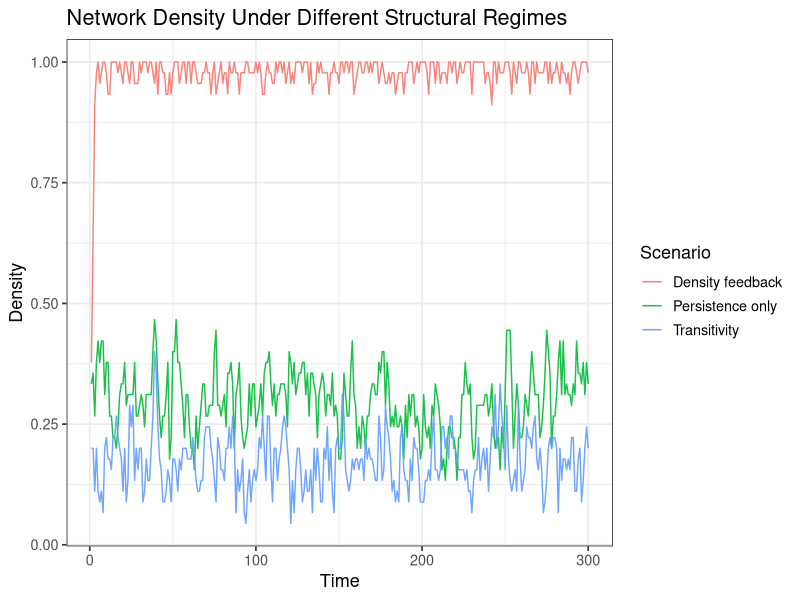
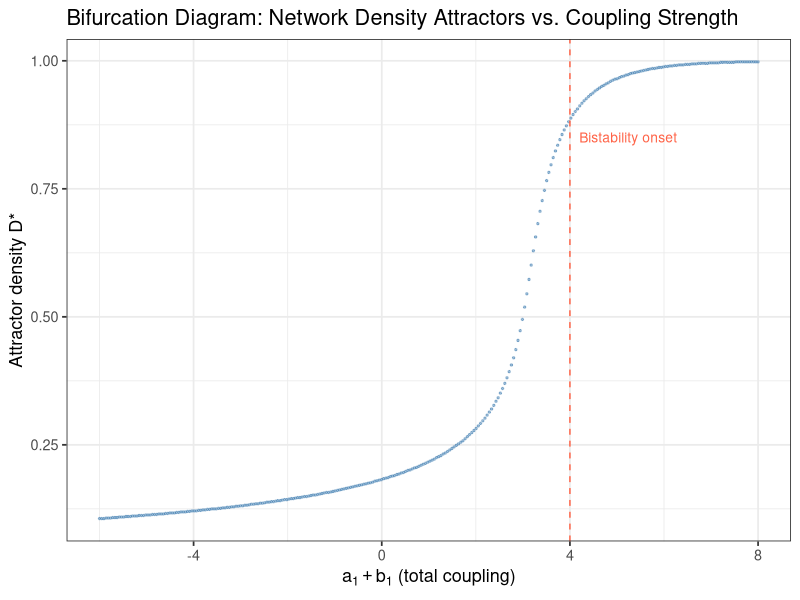
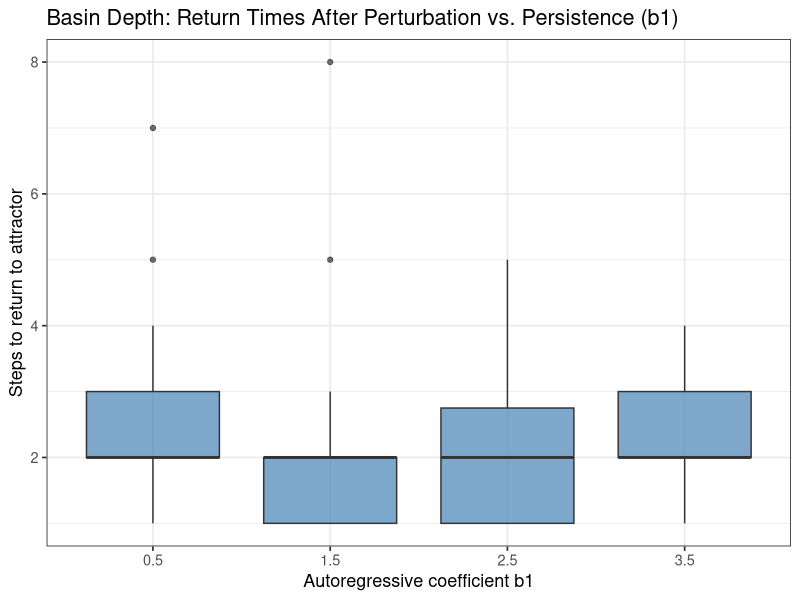
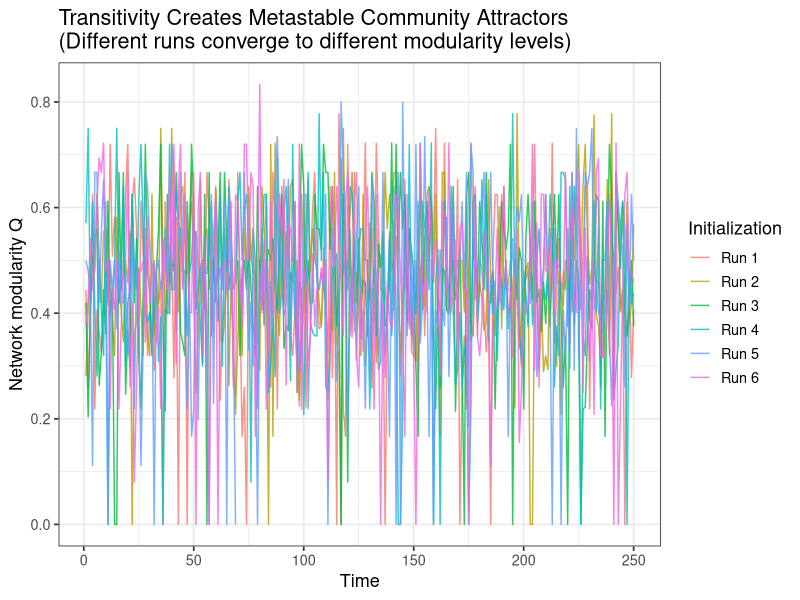
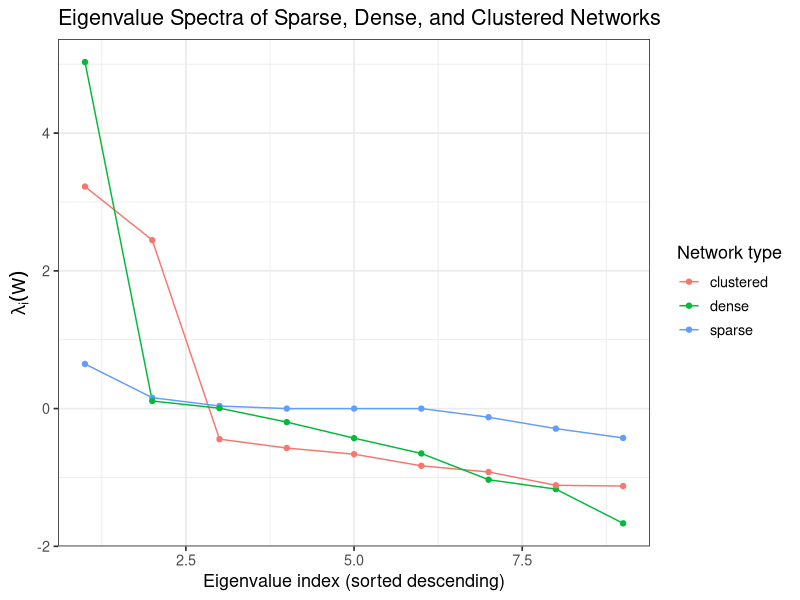
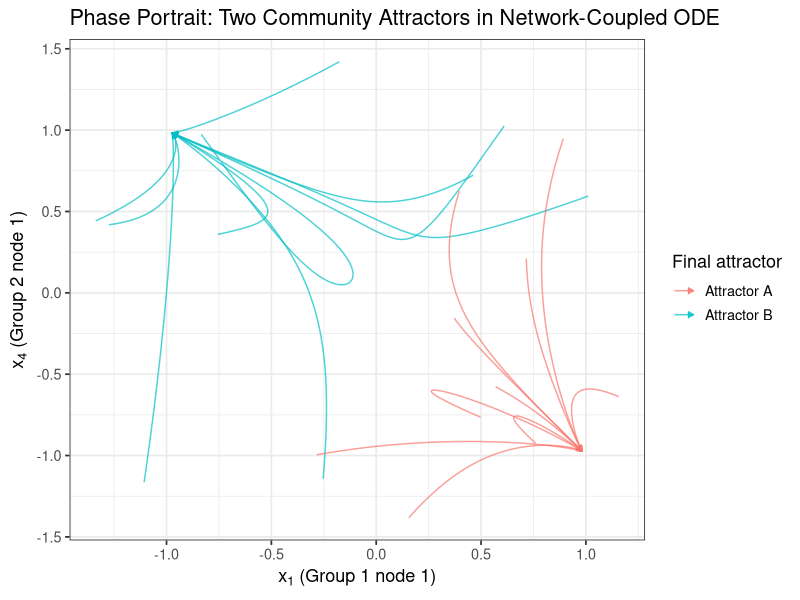
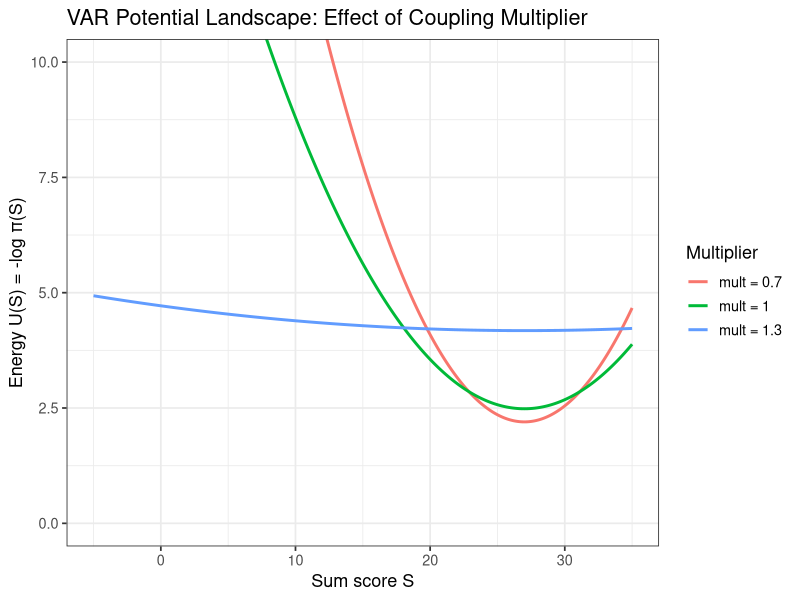
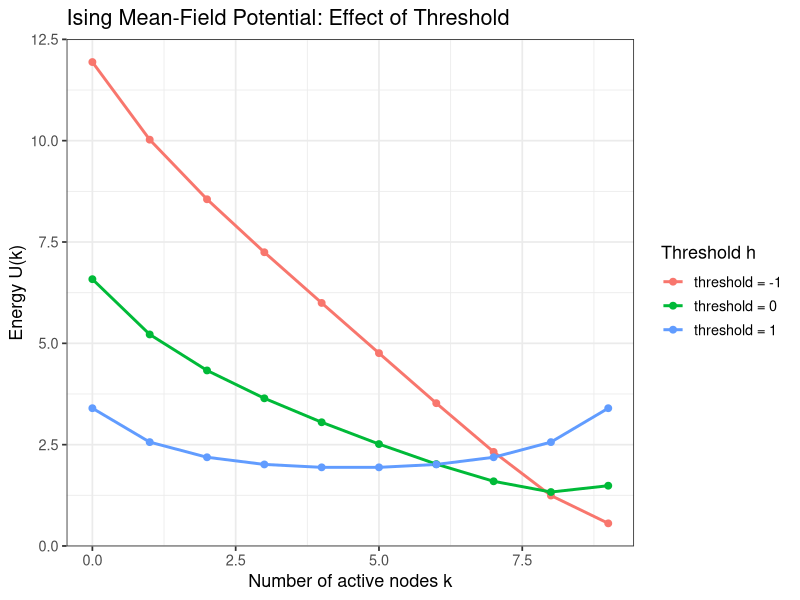

Write R code to recreate these figures, in order.
## ---- chunk 1
# ============================================================
# Section 2: Discrete transition graph and basins
# ============================================================
library(igraph)

set.seed(42)
N <- 6

# Adjacency matrix (signed weights for threshold dynamics)
W <- matrix(runif(N * N, -1, 1), N, N)
diag(W) <- 0

# Threshold activation: node i fires if sum of inputs > 0
threshold_update <- function(state, W) {
  as.integer(W %*% state > 0)
}

# Enumerate all 2^N states
all_states <- as.matrix(expand.grid(rep(list(0:1), N)))
n_states   <- nrow(all_states)

# Build full transition map
trans <- integer(n_states)
for (i in seq_len(n_states)) {
  s_next   <- threshold_update(all_states[i, ], W)
  # Find index of successor state
  trans[i] <- which(apply(all_states, 1, function(r) all(r == s_next)))
}

# Identify attractors by following chains until a cycle
find_attractor <- function(start, trans) {
  visited <- integer(0)
  current <- start
  while (!(current %in% visited)) {
    visited <- c(visited, current)
    current <- trans[current]
  }
  return(current)  # first state revisited = attractor entry
}

attractor_of <- sapply(seq_len(n_states), find_attractor, trans = trans)

# Count basin sizes
basin_sizes <- table(attractor_of)
cat("Attractors (state indices) and basin sizes:\n")
print(basin_sizes)

# Decode attractors back to binary configurations
attr_states <- as.integer(names(basin_sizes))
cat("\nAttractor configurations (each row = one attractor state):\n")
print(all_states[attr_states, ])
## ---- chunk 2
# ============================================================
# Section 3: Dynamic network simulation (AR + density + transitivity)
# ============================================================
library(ggplot2)
library(reshape2)

set.seed(123)
N <- 10      # nodes
T <- 300     # time steps

# Model parameters (three scenarios)
scenarios <- list(
  # Scenario A: only persistence (deep basins, low transition rate)
  list(a0 = -2.0, a1 = 0.0, b1 = 3.0, c = 0.0, label = "Persistence only"),
  # Scenario B: positive density feedback (bistability)
  list(a0 = -1.5, a1 = 4.0, b1 = 1.5, c = 0.0, label = "Density feedback"),
  # Scenario C: transitivity (clustered metastable basins)
  list(a0 = -2.0, a1 = 0.0, b1 = 1.5, c = 0.3, label = "Transitivity")
)

sigmoid <- function(z) 1 / (1 + exp(-z))

simulate_dynnet <- function(params, N, T) {
  a0 <- params$a0; a1 <- params$a1
  b1 <- params$b1; c  <- params$c

  X      <- matrix(0, N, N)
  X[upper.tri(X)] <- rbinom(N*(N-1)/2, 1, 0.3)
  X <- X + t(X)  # symmetric undirected network

  density_ts    <- numeric(T)
  clustering_ts <- numeric(T)
  records       <- list()

  for (t in seq_len(T)) {
    D  <- sum(X) / (N * (N - 1))          # global density
    U  <- X %*% X                          # common-neighbor matrix

    # Compute transition probabilities for upper triangle
    eta <- a0 + a1 * D + b1 * X + c * U
    p   <- sigmoid(eta)
    p[lower.tri(p, diag = TRUE)] <- 0      # work on upper tri only

    X_new <- X
    for (i in 1:(N-1)) for (j in (i+1):N) {
      X_new[i, j] <- rbinom(1, 1, p[i, j])
      X_new[j, i] <- X_new[i, j]
    }
    X <- X_new

    density_ts[t]    <- sum(X) / (N * (N - 1))
    clustering_ts[t] <- transitivity(graph_from_adjacency_matrix(X, mode = "undirected"))
  }

  data.frame(time = 1:T, density = density_ts,
             clustering = clustering_ts, scenario = params$label)
}

# Run all scenarios
results <- do.call(rbind, lapply(scenarios, simulate_dynnet, N = N, T = T))

# Plot density time series
ggplot(results, aes(x = time, y = density, colour = scenario)) +
  geom_line(alpha = 0.9) +
  labs(title = "Network Density Under Different Structural Regimes",
       x = "Time", y = "Density", colour = "Scenario") +
  theme_bw(base_size = 13)
## ---- chunk 3
# ============================================================
# Section 4: Mean-field bifurcation diagram for network density
# ============================================================
library(ggplot2)

sigmoid <- function(z) 1 / (1 + exp(-z))

# Fixed point map: D_{t+1} = sigma(a0 + (a1 + b1)*D_t)
iterate_map <- function(D0, a0, slope, n_iter = 200) {
  D <- D0
  for (i in seq_len(n_iter)) D <- sigmoid(a0 + slope * D)
  D
}

# Sweep coupling strength (a1 + b1) and find attractors
slopes  <- seq(-6, 8, length.out = 300)
D0_vals <- seq(0.01, 0.99, length.out = 30)
a0_val  <- -1.5

bifurc <- do.call(rbind, lapply(slopes, function(sl) {
  attractors <- unique(round(sapply(D0_vals, iterate_map,
                                    a0 = a0_val, slope = sl), 3))
  data.frame(slope = sl, D_attractor = attractors)
}))

ggplot(bifurc, aes(x = slope, y = D_attractor)) +
  geom_point(size = 0.5, alpha = 0.5, colour = "steelblue") +
  labs(title = "Bifurcation Diagram: Network Density Attractors vs. Coupling Strength",
       x = expression(a[1] + b[1] ~ "(total coupling)"),
       y = "Attractor density D*") +
  geom_vline(xintercept = 4, linetype = "dashed", colour = "tomato") +
  annotate("text", x = 4.2, y = 0.85, label = "Bistability onset",
           colour = "tomato", hjust = 0, size = 3.5) +
  theme_bw(base_size = 13)
## ---- chunk 4
# ============================================================
# Section 5: Effect of persistence on basin depth (return time)
# ============================================================
library(ggplot2)

set.seed(42)
N       <- 8
T       <- 500
n_perturb <- 30   # number of perturbation experiments per b1 value
b1_vals <- c(0.5, 1.5, 2.5, 3.5)

sigmoid <- function(z) 1 / (1 + exp(-z))

sim_return_time <- function(b1, N, T, n_perturb) {
  a0 <- -1.0; a1 <- 0.0; c_trans <- 0.0

  # Burn-in: reach stationary state
  X <- matrix(0, N, N)
  X[upper.tri(X)] <- rbinom(N*(N-1)/2, 1, 0.4)
  X <- X + t(X)
  for (t in 1:200) {
    D   <- sum(X) / (N*(N-1))
    p   <- sigmoid(a0 + b1 * X)
    X_new <- X
    for (i in 1:(N-1)) for (j in (i+1):N) {
      X_new[i,j] <- X_new[j,i] <- rbinom(1, 1, p[i,j])
    }
    X <- X_new
  }

  D_stationary <- sum(X) / (N*(N-1))

  # Perturb and measure return time
  return_times <- numeric(n_perturb)
  for (k in seq_len(n_perturb)) {
    X_pert <- X
    # Flip 30% of edges (perturbation)
    flip_ij <- which(upper.tri(X_pert), arr.ind = TRUE)
    flip_idx <- sample(nrow(flip_ij), ceiling(0.3 * nrow(flip_ij)))
    for (idx in flip_idx) {
      i <- flip_ij[idx, 1]; j <- flip_ij[idx, 2]
      X_pert[i,j] <- X_pert[j,i] <- 1 - X_pert[i,j]
    }
    # Measure steps to return within 10% of stationary density
    X_cur <- X_pert
    for (t in 1:T) {
      D_cur <- sum(X_cur) / (N*(N-1))
      if (abs(D_cur - D_stationary) < 0.10) { return_times[k] <- t; break }
      p_cur <- sigmoid(a0 + b1 * X_cur)
      X_new <- X_cur
      for (i in 1:(N-1)) for (j in (i+1):N) {
        X_new[i,j] <- X_new[j,i] <- rbinom(1, 1, p_cur[i,j])
      }
      X_cur <- X_new
      if (t == T) return_times[k] <- T
    }
  }
  data.frame(b1 = b1, return_time = return_times)
}

rt_data <- do.call(rbind, lapply(b1_vals, sim_return_time,
                                  N = N, T = T, n_perturb = n_perturb))

ggplot(rt_data, aes(x = factor(b1), y = return_time)) +
  geom_boxplot(fill = "steelblue", alpha = 0.7) +
  labs(title = "Basin Depth: Return Times After Perturbation vs. Persistence (b1)",
       x = "Autoregressive coefficient b1",
       y = "Steps to return to attractor") +
  theme_bw(base_size = 13)
## ---- chunk 5
# ============================================================
# Section 6: Transitivity-driven metastable community attractors
# ============================================================
library(igraph)
library(ggplot2)

set.seed(7)
N         <- 12
T         <- 250
n_rep     <- 6    # different random initializations
c_param   <- 0.5  # transitivity strength
a0        <- -2.5
b1        <- 1.0

sigmoid <- function(z) 1 / (1 + exp(-z))

simulate_one <- function(rep_id) {
  X <- matrix(0, N, N)
  X[upper.tri(X)] <- rbinom(N*(N-1)/2, 1, 0.15)
  X <- X + t(X)

  modularity_ts <- numeric(T)
  density_ts    <- numeric(T)

  for (t in seq_len(T)) {
    U   <- X %*% X
    p   <- sigmoid(a0 + b1 * X + c_param * U)
    X_new <- X
    for (i in 1:(N-1)) for (j in (i+1):N) {
      X_new[i,j] <- X_new[j,i] <- rbinom(1, 1, p[i,j])
    }
    X <- X_new

    g <- graph_from_adjacency_matrix(X, mode = "undirected")
    cm <- cluster_fast_greedy(g)
    modularity_ts[t] <- modularity(cm)
    density_ts[t]    <- edge_density(g)
  }

  data.frame(time = 1:T, modularity = modularity_ts,
             density = density_ts, rep = paste0("Run ", rep_id))
}

all_runs <- do.call(rbind, lapply(1:n_rep, simulate_one))

ggplot(all_runs, aes(x = time, y = modularity, colour = rep)) +
  geom_line(alpha = 0.8) +
  labs(title = "Transitivity Creates Metastable Community Attractors\n(Different runs converge to different modularity levels)",
       x = "Time", y = "Network modularity Q", colour = "Initialization") +
  theme_bw(base_size = 13)
## ---- chunk 6
# ============================================================
# Section 7: Spectral structure and attractor geometry
# ============================================================
library(ggplot2)
library(reshape2)

set.seed(99)
N <- 9  # same size as Kendler / Hoekstra Ising model

# Build three weight matrices: sparse, dense, clustered
make_W <- function(type) {
  W <- matrix(0, N, N)
  if (type == "sparse") {
    W[upper.tri(W)] <- runif(N*(N-1)/2, 0, 0.3) * rbinom(N*(N-1)/2, 1, 0.3)
  } else if (type == "dense") {
    W[upper.tri(W)] <- runif(N*(N-1)/2, 0.3, 1.0)
  } else if (type == "clustered") {
    # Two groups of 4 and 5 with strong within, weak between
    groups <- list(1:4, 5:9)
    for (g in groups)
      for (i in g) for (j in g)
        if (i < j) W[i,j] <- runif(1, 0.5, 1.0)
    for (i in 1:4) for (j in 5:9)
      if (i < j) W[i,j] <- runif(1, 0, 0.1)
  }
  W <- W + t(W); diag(W) <- 0; W
}

# Hopfield energy over all 2^N states (only feasible for small N)
hopfield_energy <- function(s, W, theta) {
  -0.5 * t(s) %*% W %*% s + sum(theta * s)
}

states      <- as.matrix(expand.grid(rep(list(c(-1, 1)), N)))
theta_vec   <- rep(0, N)

plot_data <- do.call(rbind, lapply(c("sparse","dense","clustered"), function(tp) {
  W <- make_W(tp)
  eigs <- sort(eigen(W, symmetric = TRUE, only.values = TRUE)$values, decreasing = TRUE)
  energies <- apply(states, 1, hopfield_energy, W = W, theta = theta_vec)
  n_local_min <- sum(sapply(seq_len(nrow(states)), function(i) {
    s <- states[i, ]
    all_nbrs <- sapply(1:N, function(k) {
      s_nbr <- s; s_nbr[k] <- -s_nbr[k]; hopfield_energy(s_nbr, W, theta_vec)
    })
    energies[i] < min(all_nbrs)
  }))
  data.frame(type = tp, max_eig = eigs[1], n_attractors = n_local_min,
             spectral_gap = eigs[1] - eigs[2])
}))

print(plot_data)

# Eigenvalue spectra visualization
eig_data <- do.call(rbind, lapply(c("sparse","dense","clustered"), function(tp) {
  W <- make_W(tp)
  eigs <- sort(eigen(W, symmetric = TRUE, only.values = TRUE)$values, decreasing = TRUE)
  data.frame(type = tp, index = seq_along(eigs), eigenvalue = eigs)
}))

ggplot(eig_data, aes(x = index, y = eigenvalue, colour = type, group = type)) +
  geom_line() + geom_point() +
  labs(title = "Eigenvalue Spectra of Sparse, Dense, and Clustered Networks",
       x = "Eigenvalue index (sorted descending)",
       y = expression(lambda[i](W)), colour = "Network type") +
  theme_bw(base_size = 13)
## ---- chunk 7
# ============================================================
# Section 8: Continuous-time network-coupled ODE simulation
# ============================================================
library(deSolve)
library(ggplot2)

# Wilson-Cowan / Hopfield-type continuous system:
# dx_i/dt = -x_i + tanh(sum_j W_ij x_j + theta_i)

N <- 6
set.seed(2024)

# Coupling matrix: two antagonistic communities (positive within, negative between)
W <- matrix(0, N, N)
W[1:3, 1:3] <- matrix(c(0, 0.8, 0.6, 0.8, 0, 0.7, 0.6, 0.7, 0), 3, 3)
W[4:6, 4:6] <- matrix(c(0, 0.9, 0.5, 0.9, 0, 0.8, 0.5, 0.8, 0), 3, 3)
W[1:3, 4:6] <- -0.3  # weak inhibitory coupling between groups
W[4:6, 1:3] <- -0.3
theta <- rep(0.1, N)

network_ode <- function(t, state, parms) {
  x   <- state
  W   <- parms$W
  th  <- parms$theta
  dxdt <- -x + tanh(W %*% x + th)
  list(dxdt)
}

# Simulate from multiple initial conditions to reveal basins
n_init <- 20
times  <- seq(0, 15, by = 0.05)

traj_data <- do.call(rbind, lapply(seq_len(n_init), function(k) {
  x0  <- runif(N, -1.5, 1.5)
  out <- ode(y = x0, times = times, func = network_ode,
             parms = list(W = W, theta = theta), method = "lsoda")
  end_state <- out[nrow(out), 2:(N+1)]
  cluster   <- ifelse(mean(end_state[1:3]) > mean(end_state[4:6]), "Attractor A", "Attractor B")
  data.frame(time = times,
             x1   = out[, 2],
             x4   = out[, 5],
             init = k, attractor = cluster)
}))

ggplot(traj_data, aes(x = x1, y = x4, group = init, colour = attractor)) +
  geom_path(alpha = 0.7, arrow = arrow(length = unit(0.15,"cm"), ends = "last", type = "closed")) +
  labs(title = "Phase Portrait: Two Community Attractors in Network-Coupled ODE",
       x = expression(x[1] ~ "(Group 1 node 1)"),
       y = expression(x[4] ~ "(Group 2 node 1)"),
       colour = "Final attractor") +
  theme_bw(base_size = 13)
## ---- chunk 8
# ============================================================
# Section 9: Unified potential landscape — Ising and VAR side by side
# ============================================================
library(ggplot2)

# ---- Part A: VAR potential landscape ----
N       <- 9
set.seed(123)

# VAR coefficient matrix (mirroring 240916_VARpotentials.R logic)
Beta       <- matrix(sample(0:1, N^2, TRUE), N, N) * matrix(runif(N^2, 0.1, 0.2), N, N)
diag(Beta) <- runif(N, 0.2, 0.4)
Sigma_eps  <- diag(N)   # identity innovation covariance for simplicity

# Implied stationary covariance via discrete Lyapunov equation
# vec(Sigma) = (I - B⊗B)^{-1} vec(Sigma_eps)
vec_Sigma <- solve(diag(N^2) - kronecker(Beta, Beta), c(Sigma_eps))
Sigma_inf <- matrix(vec_Sigma, N, N)

var_potentials <- do.call(rbind, lapply(c(0.7, 1.0, 1.3), function(mult) {
  B_m     <- Beta * mult
  mu_sum  <- sum(rep(3, N))                              # mean sum score
  vec_S   <- solve(diag(N^2) - kronecker(B_m, B_m), c(Sigma_eps))
  Sig_m   <- matrix(vec_S, N, N)
  sd_sum  <- sqrt(sum(Sig_m))                            # sd of sum score

  x_vals  <- seq(-5, 35, length.out = 500)
  U_vals  <- -dnorm(x_vals, mean = mu_sum, sd = sd_sum, log = TRUE)
  data.frame(x = x_vals, U = U_vals, mult = paste0("mult = ", mult),
             model = "VAR")
}))

# ---- Part B: Ising-type potential (approximated via mean-field) ----
# For 9 nodes: U(k) = -log P(k active) from binomial mean-field
ising_potentials <- do.call(rbind, lapply(c(-1.0, 0.0, 1.0), function(h) {
  k_vals <- 0:9
  # Mean-field: p(k active) ~ Binomial(9, sigmoid(h + w*k/9))
  # Use self-consistent field approximation
  w <- 2.0
  psi <- sapply(k_vals, function(k) {
    p <- sigmoid(-h + w * k / 9)
    dbinom(k, 9, p) + 1e-10
  })
  psi <- psi / sum(psi)
  data.frame(x = k_vals, U = -log(psi), mult = paste0("threshold = ", h),
             model = "Ising")
}))

# ---- Combined plot ----
all_potentials <- rbind(var_potentials, ising_potentials)

ggplot(var_potentials, aes(x = x, y = U, colour = mult)) +
  geom_line(size = 1) +
  coord_cartesian(ylim = c(0, 10)) +
  labs(title = "VAR Potential Landscape: Effect of Coupling Multiplier",
       x = "Sum score S", y = "Energy U(S) = -log π(S)", colour = "Multiplier") +
  theme_bw(base_size = 13)

ggplot(ising_potentials, aes(x = x, y = U, colour = mult)) +
  geom_line(size = 1) + geom_point(size = 2) +
  labs(title = "Ising Mean-Field Potential: Effect of Threshold",
       x = "Number of active nodes k", y = "Energy U(k)", colour = "Threshold h") +
  theme_bw(base_size = 13)
